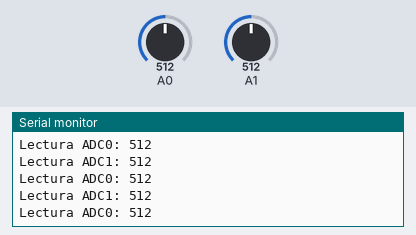
This sketch was run on a simulated Arduino Uno, built with avr-gcc and run on an emulated ATmega328P. On the bench: the last lines printed to the serial monitor. The inputs (shaded band) are chosen by the test bench; at power-on: A0 = 512, A1 = 512.

Above: at 7.2 s.
7.3 s: A0 set to 991
At 8.0 s:
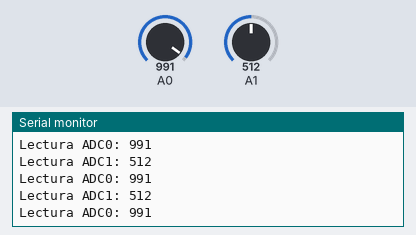
10.3 s: A0 set to 1010
At 11.0 s:
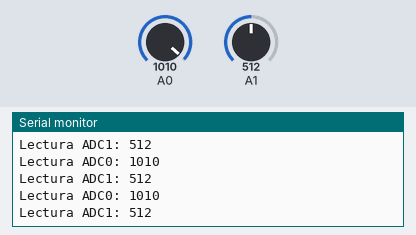
19.3 s: A1 set to 982
At 19.9 s:
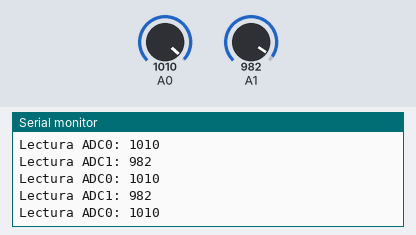
22.3 s: A1 set to 1013
At 22.9 s:
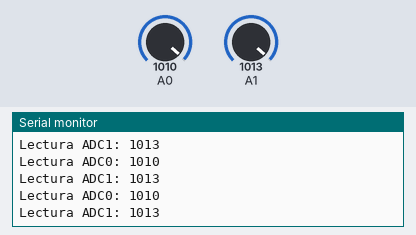
Timing chart, 0 to 24.8 s (numbered marks = the images above; inputs shaded):
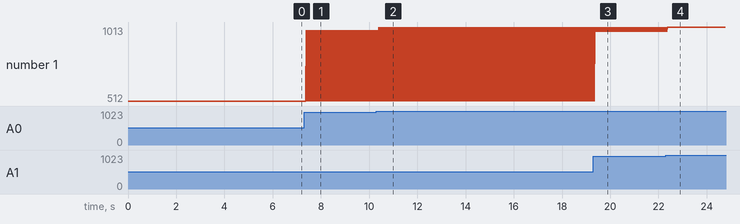

Measured:
- after the input at 7.3 s, the serial monitor: prints a new line after 0.09 s (image 1)
- after the input at 10.3 s, the serial monitor: prints a new line after 0.09 s (image 2)
- after the input at 19.3 s, the serial monitor: prints a new line after 0.08 s (image 3)
- after the input at 22.3 s, the serial monitor: prints a new line after 0.08 s (image 4)
- plotted number 1: 512 → 982 after the input at 19.3 s

The sketch:

conversion_A-D.ino
```cpp
int ADCIN;
void setup() {
  Serial.begin(9600); //velocidad al que va trabajar mi terminal virtual(pantalla)

}

void loop() {
  ADCIN=analogRead(A0);
  Serial.print("Lectura ADC0: ");
  Serial.println(ADCIN);
  delay(10);
  ADCIN=analogRead(A1);
  Serial.print("Lectura ADC1: ");
  Serial.println(ADCIN);
  delay(10);

}
```
